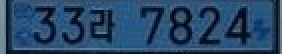
#> input picture numPlate.jpg, 141 x 27 px (shown 2 times larger)
$ python getSymbol.py
#> lines starting #> are read from the running program, lines starting #| are printed output that depends on the picture
import cv2
import numpy as np
import matplotlib.pyplot as plt
import matplotlib.image as img

#번호판 그림 사이즈를 조정하기
img_plate = cv2.imread('numPlate.jpg', cv2.IMREAD_COLOR)
#> img_plate is the input picture: shape (27, 141, 3); mean B, G, R 103.4, 70.6, 39.9
img_resize = cv2.resize(img_plate, dsize=(300, 200), interpolation=cv2.INTER_CUBIC)
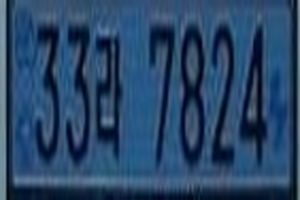
#> img_resize: shape (200, 300, 3); mean B, G, R 103.5, 70.6, 40.1


img_dst = img_resize[15:90, 5:35]
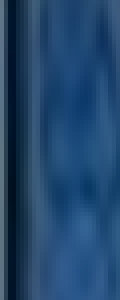
#> img_dst: shape (75, 30, 3) (shown 4 times larger); mean B, G, R 108, 70.2, 33.5
img_dst2 = img_resize[110:200, 5:40]
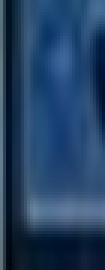
#> img_dst2: shape (90, 35, 3) (shown 3 times larger); mean B, G, R 99.8, 65, 35
img_dst3 = img_resize[50:180, 260:290]
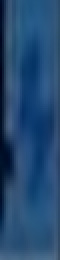
#> img_dst3: shape (130, 30, 3) (shown 2 times larger); mean B, G, R 113.1, 73.2, 35.7


cv2.imshow("src", img_resize)

cv2.imwrite('2/first.jpg', img_dst)
cv2.imwrite('2/second.jpg', img_dst2)
cv2.imwrite('2/third.jpg', img_dst3)

plt.subplot(3, 1, 1)
plt.imshow(cv2.cvtColor(img_dst, cv2.COLOR_BGR2RGB))
plt.subplot(3, 1, 2)
plt.imshow(cv2.cvtColor(img_dst2, cv2.COLOR_BGR2RGB))
plt.subplot(3, 1, 3)
plt.imshow(cv2.cvtColor(img_dst3, cv2.COLOR_BGR2RGB))


plt.show()
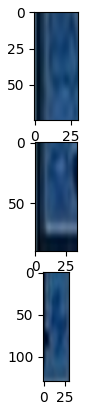
#> figure drawn by matplotlib, 3 panels

cv2.waitKey(0)
#> (the run stopped early here; a loop or call above may not have finished)
